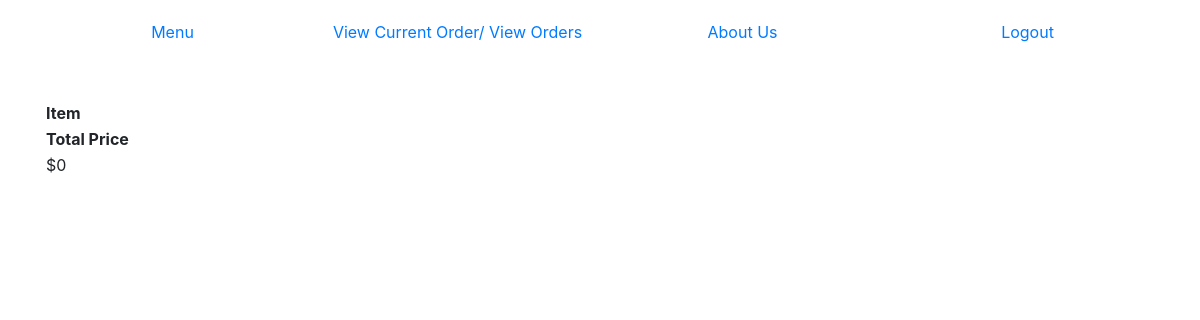
The app's page /cart/ (signed in), older data.
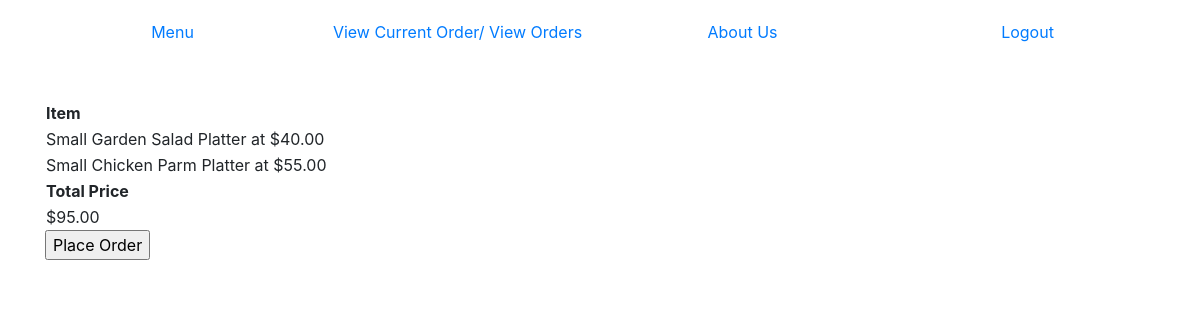
The same page, newer data.
### orders/models.py (models this page shows, shortened)
class DinnerPlatters(models.Model):
    base_platter = models.ForeignKey(BaseDinnerPlatters, on_delete=models.CASCADE, null=True)
    order = models.ForeignKey(Order, on_delete=models.CASCADE, null=True, blank=True, related_name="dinnerplatters")
    ordered_by = models.ForeignKey(User, on_delete=models.CASCADE)
    sent_to_kitchen = models.BooleanField(default=False)
    large = models.BooleanField(default=False)
    price = models.DecimalField(max_digits=4, decimal_places=2, default=0.00, editable=False)
    def __str__(self):
        if self.large:
            return f"Large {self.base_platter.name} Platter at ${self.price}"
        else:
            return f"Small {self.base_platter.name} Platter at ${self.price}"

class BaseDinnerPlatters(models.Model):
    name = models.CharField(max_length=64)
    small_price = models.DecimalField(max_digits=10, decimal_places=2, default=0.00)
    large_price = models.DecimalField(max_digits=10, decimal_places=2, default=0.00)

### orders/views.py (the view)
# urls.py: path("cart/", views.cart, name="cart"),
@login_required
def cart(request):
	context = {
		"pizzas": Pizza.objects.filter(ordered_by=request.user).filter(sent_to_kitchen=False),
		"pastas": Pasta.objects.filter(ordered_by=request.user).filter(sent_to_kitchen=False),
		"salads": Salad.objects.filter(ordered_by=request.user).filter(sent_to_kitchen=False),
		"platters": DinnerPlatters.objects.filter(ordered_by=request.user).filter(sent_to_kitchen=False),
		"price" : cart_total_price(request)
	}
	return render(request, "orders/cart.html", context)

### orders/views.py (called while the page is built)
def cart_total_price(request):
	total_price = 0
	for pizza in Pizza.objects.filter(ordered_by=request.user).filter(sent_to_kitchen=False):
		total_price += pizza.price
	for pasta in Pasta.objects.filter(ordered_by=request.user).filter(sent_to_kitchen=False):
		total_price += pasta.price
	for salad in Salad.objects.filter(ordered_by=request.user).filter(sent_to_kitchen=False):
		total_price += salad.price
	for platter in DinnerPlatters.objects.filter(ordered_by=request.user).filter(sent_to_kitchen=False):
		total_price += platter.price
	return total_price

### orders/templates/orders/cart.html (shortened to what this page needs)
{% extends "orders/layout.html" %}
{% block body %}
<table>
    <tr>
        <th>Item</th>
    </tr>
    {% for platter in platters %}
    <tr>
        <td>{{platter}}</td>
    </tr>
    {% endfor %}
    <tr>
        <th>Total Price</th>
    </tr>
    <tr>
        <td>${{price}}</td>
    </tr>
</table>
{% if price != 0 %}
<form action="{% url 'placeorder' %}" method="post" id="placeorder">
    <input type="submit" value="Place Order">
</form>
{% endif %}
{% endblock %}

Row changes from the older to the newer data that the page shows:
added DinnerPlatters: large+base_platter+price "Small Garden Salad Platter at $40.00"
added DinnerPlatters: large+base_platter+price "Small Chicken Parm Platter at $55.00"
Text that changed along with them:
{{ price }}: "0" → "95.00"
form field value: (not shown) → "Place Order"
